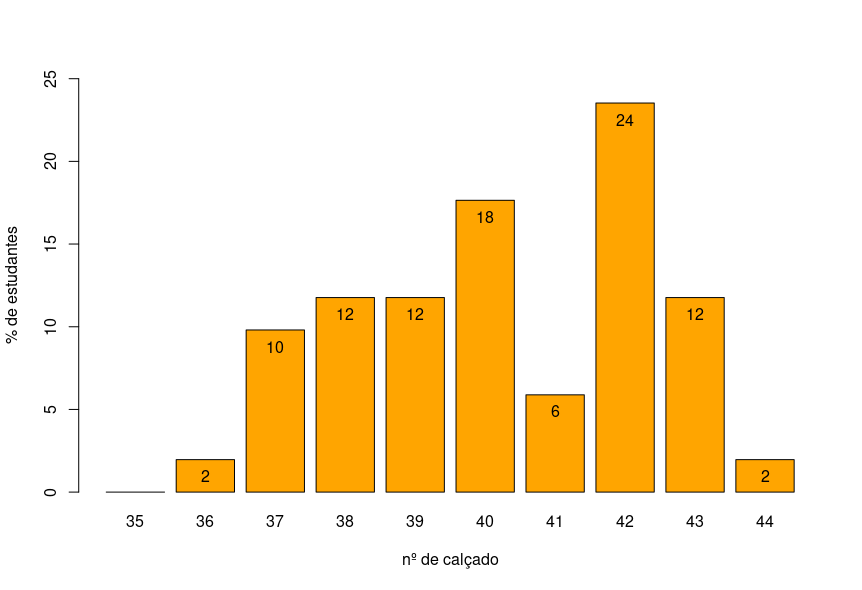

Here is the R script that generated this plot:
library(fdth)

sort(data$`Número de calçado`)

data$`Número de calçado_ord` <- factor(
  data$`Número de calçado`, order = TRUE, levels = c("35", "36", "37", "38", "39", "40", "41", "42", "43", "44"))

x<-barplot((table(data$`Número de calçado_ord`)/length(data$`Número de calçado_ord`))*100, ylab="% de estudantes", xlab="nº de calçado", ylim=c(0,25), col="orange")

text(x, (table(data$`Número de calçado_ord`)/length(data$`Número de calçado_ord`))*100-1, labels=round((table(data$`Número de calçado_ord`)/length(data$`Número de calçado_ord`))*100), col="black", cex=1.0)
  
